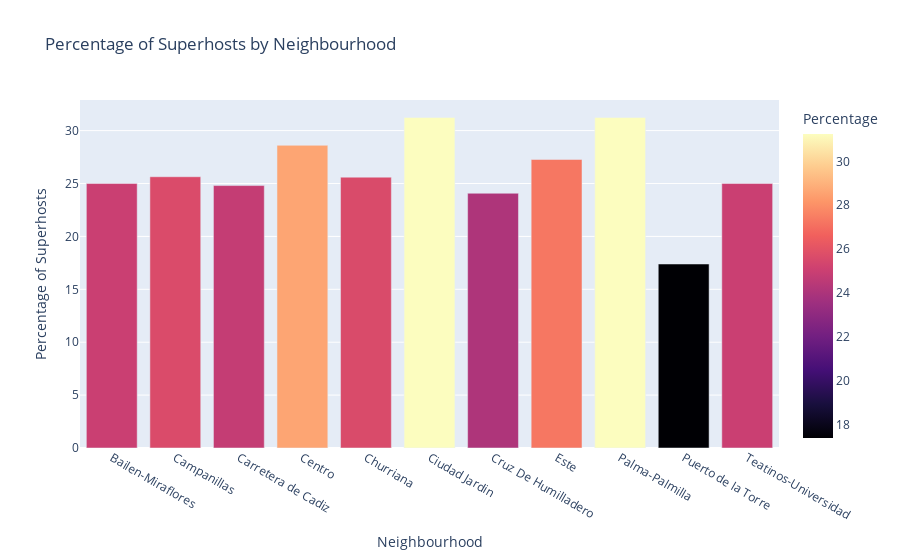

Notebook code for this chart:
### Code cell
counts = listings.groupby(['neighbourhood', 'host_is_superhost']).size().unstack(fill_value=0)

counts['percentage'] = (counts['t'] / (counts['t'] + counts['f'])) * 100

counts_reset = counts.reset_index()

fig = px.bar(counts_reset, x='neighbourhood', y='percentage',
             title="Percentage of Superhosts by Neighbourhood",
             labels={'percentage': 'Percentage of Superhosts', 'neighbourhood': 'Neighbourhood'},
             color='percentage',  # Usa el porcentaje para el color de las barras
             color_continuous_scale=px.colors.sequential.Magma)  # Escala de color

fig.update_layout(xaxis_title="Neighbourhood",
                  yaxis_title="Percentage of Superhosts",
                  coloraxis_colorbar=dict(title="Percentage"))

fig.show()

### Figure 1 — Plotly figure (JSON) as saved in the notebook; plotly's stock layout.template omitted (floating-point values rounded to 4 significant figures)
{"data": [{"alignmentgroup": "True", "hovertemplate": "Neighbourhood=%{x}<br>Percentage of Superhosts=%{marker.color}<extra></extra>", "legendgroup": "", "marker": {"color": [25, 25.64, 24.81, 28.61, 25.6, 31.25, 24.08, 27.27, 31.25, 17.39, 25], "coloraxis": "coloraxis", "pattern": {"shape": ""}}, "name": "", "offsetgroup": "", "orientation": "v", "showlegend": false, "textposition": "auto", "type": "bar", "x": ["Bailen-Miraflores", "Campanillas", "Carretera de Cadiz", "Centro", "Churriana", "Ciudad Jardin", "Cruz De Humilladero", "Este", "Palma-Palmilla", "Puerto de la Torre", "Teatinos-Universidad"], "xaxis": "x", "y": [25, 25.64, 24.81, 28.61, 25.6, 31.25, 24.08, 27.27, 31.25, 17.39, 25], "yaxis": "y"}], "layout": {"barmode": "relative", "coloraxis": {"colorbar": {"title": {"text": "Percentage"}}, "colorscale": [[0, "#000004"], [0.1111, "#180f3d"], [0.2222, "#440f76"], [0.3333, "#721f81"], [0.4444, "#9e2f7f"], [0.5556, "#cd4071"], [0.6667, "#f1605d"], [0.7778, "#fd9668"], [0.8889, "#feca8d"], [1, "#fcfdbf"]]}, "legend": {"tracegroupgap": 0}, "title": {"text": "Percentage of Superhosts by Neighbourhood"}, "xaxis": {"anchor": "y", "domain": [0, 1], "title": {"text": "Neighbourhood"}}, "yaxis": {"anchor": "x", "domain": [0, 1], "title": {"text": "Percentage of Superhosts"}}}}
